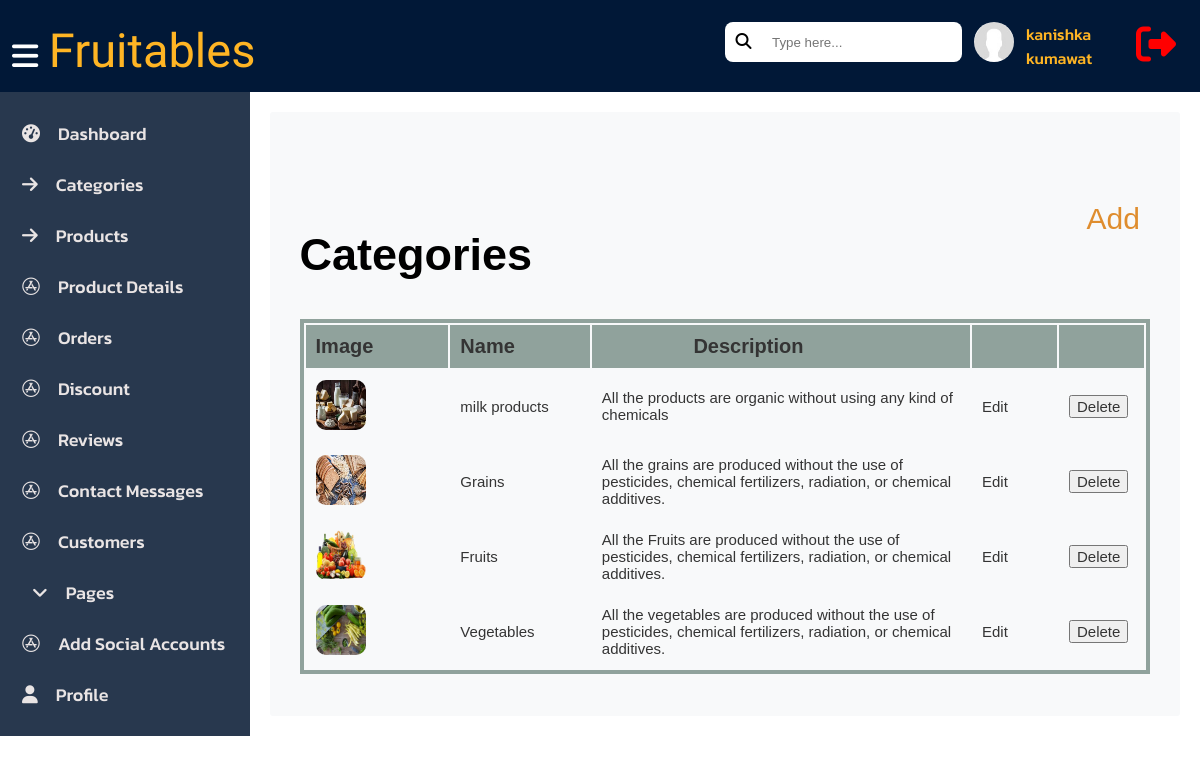
Screenshot of /admin/pages/Categories.php (signed in) with the database file from the repository.
### tables this page shows
CREATE TABLE `category` (
  `id` int(20) NOT NULL,
  `image` varchar(225) NOT NULL,
  `c_name` varchar(225) NOT NULL,
  `description` text NOT NULL
);

### admin/pages/Categories.php (the view, shortened to what this page needs)
<?php
include('connectmysql.php');
if($_SERVER["REQUEST_METHOD"] = "POST"){
  if (isset($_POST['delete']) && isset($_POST['id'])) {
    $category_id = $_POST['id'];
    $delete = "DELETE FROM category WHERE id = ?";
    $sql = $conn->prepare($delete);
    $sql->bind_param('i', $category_id);
    if ($sql->execute()) {
        echo json_encode(['status' => 'success']);
    } else {
        echo json_encode(['status' => 'error', 'message' => $sql->error]);
    }
    exit;
  }
  else{
    $sql = "SELECT * FROM category ORDER BY id DESC";
    $result = $conn->query($sql);
  }
}
include("navbar.php");
?>
  <div class="container-categories-products">
    <section>
      <div class="container-sidenav">
        <?php include('sidenavbar.php')?>
      </div>
      <div class="add_categories_products">
      <div class = 'done_successfully'>
      </div>
        <div class="heading">
          <h1>Categories</h1>
          <a href="add_categories.php">Add</a>
        </div>
        <table class="table-contant">
          <thead class="table-head">
            <tr>
              <th>Image</th>
              <th>Name</th>
              <th>Description</th>
              <th></th>
              <th></th>
            </tr>
          </thead>
          <tbody class="table-body">
            <?php
            while($rows = $result->fetch_assoc())
                    {
                    ?>
            <tr>
              <td>
                <img class="output_image" src="../imgs/<?= $rows['image'];?>" alt="<?= $rows['c_name'];?>">
              </td>
              <td>
                <?= $rows['c_name'];?>
              </td>
              <td>
                <?= $rows['description'];?>
              </td>
              <td>
                <a href="edit.php?id=<?= $rows['id'];?>" class="edit_and_delete">Edit</a>
              </td>
              <td>
                <button name="delete" onclick="archiveFunction(event, <?= $rows['id']; ?>)" class="edit_and_delete">Delete</button>
              </td>
            </tr>
            <?php
                    }
                    ?>
          </tbody>
        </table>
      </div>
    </section>
  </div>
</body>
</html>

### admin/pages/pcss/dashboard.css (style rules this page uses)
.container-sidenav { width: 20%; display: contents; }

### admin/pages/pcss/form.css (style rules this page uses)
section { display: flex; }
.done_successfully { padding: 20px; color: rgb(39, 196, 39); margin: 5px; }

### admin/pages/pcss/pages.css (style rules this page uses)
body { font-family: "Ubuntu", sans-serif; font-weight: 500; font-style: normal; }
section { display: flex; }

### admin/pages/pcss/products.css (style rules this page uses)
section { display: flex; }
.container-sidenav { width: 20%; display: contents; }
.add_categories_products { width: 71%; border: none; margin: 20px; padding: 30px; background-color: #f8f9fa; border-radius: 3px; font-family: "Poppins", sans-serif; font-weight: 170; font-style: normal; }
.table-contant { border:4px solid rgb(144, 162, 156); }
thead { background-color: rgb(144, 162, 156); }
.heading { display: flex; justify-content: space-between; font-size: 30px; }
.heading a { text-decoration: none; color: rgb(223, 141, 46); font-size: 30px; margin: 10px; }
.table-head th { padding: 10px; padding-right: 75px; font-size: 20px; color: rgb(52, 52, 52); }
.table-body td { padding: 10px; font-size: 15px; color: rgb(52, 52, 52); }
.edit_and_delete { text-decoration: none; color: rgb(52, 52, 52); font-size: 15px; }
.output_image { width: 50px; height: 50px; border-radius: 10px; }

### admin/pages/pcss/orders.css (style rules this page uses)
section { display: flex; }
.heading { display: flex; justify-content: space-between; font-size: 30px; }
.heading a { text-decoration: none; color: rgb(223, 141, 46); font-size: 30px; margin: 10px; }

### admin/pages/pcss/top-navbar.css (style rules this page uses)
body { margin: 0%; }

### rows the page displays
category: image+c_name (picture), c_name "milk products", description "All the products are organic without using any kind of chemicals"
category: image (picture), c_name "Grains", description "All the grains are produced without the use of pesticides, chemical fertilizers, radiation, or chemical additives."
category: image (picture), c_name "Fruits", description "All the Fruits are produced without the use of pesticides, chemical fertilizers, radiation, or chemical additives."
category: image (picture), c_name "Vegetables", description "All the vegetables are produced without the use of pesticides, chemical fertilizers, radiation, or chemical additives."

### other values shown
$userdetails['userName'] "kanishka kumawat"
